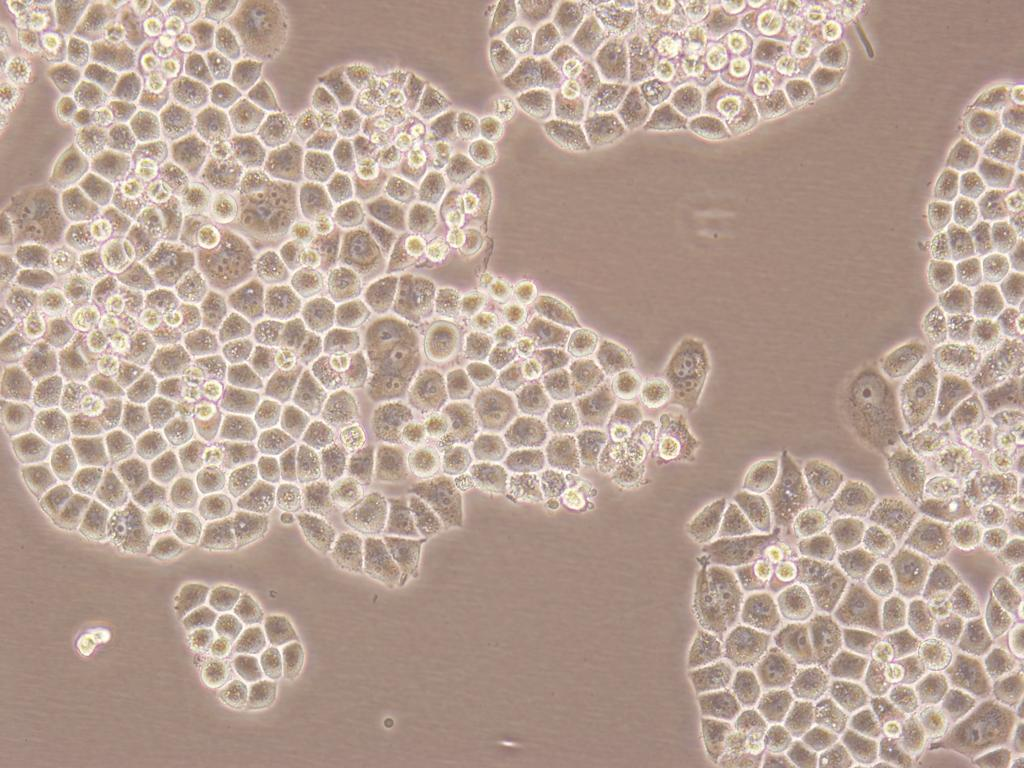
#> input picture Data/im3.jpg, 1024 x 768 px, found by its file name
$ python ObtainForegroundMask.py
#> lines starting #> are read from the running program, lines starting #| are printed output that depends on the picture; after the words box and inside, x2 and y2 are one past the last pixel; in counts of white or black regions, pixels touching at a corner belong together
import cv2
import numpy as np

path = r"E:\image-HW-1\data\im3.jpg"
mask_path = r"E:\image-HW-1\data\im3_gold_mask.txt"

img = cv2.imread(path)
#> img is the input picture: shape (768, 1024, 3); mean B, G, R 148.8, 161.3, 183.4

gray = cv2.cvtColor(img, cv2.COLOR_BGR2GRAY)
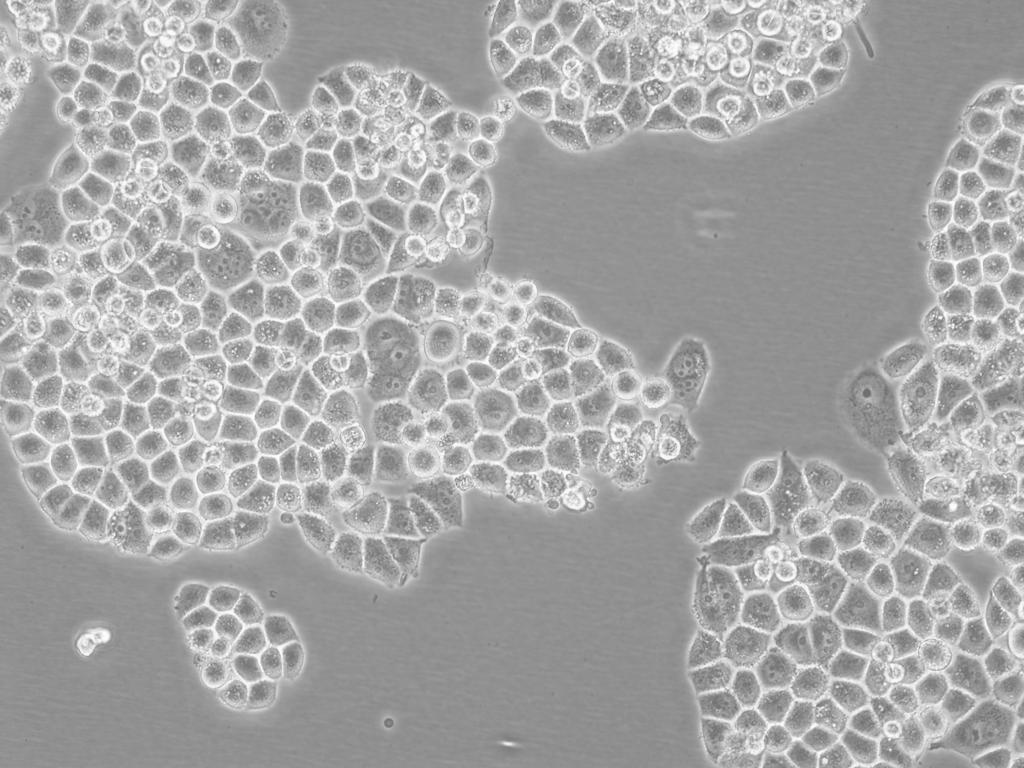
#> gray: shape (768, 1024); min 103, max 255, mean 166.5

blur = cv2.GaussianBlur(gray, (11,11), 0)

th, binary = cv2.threshold(blur, 170, 255, cv2.THRESH_BINARY_INV)
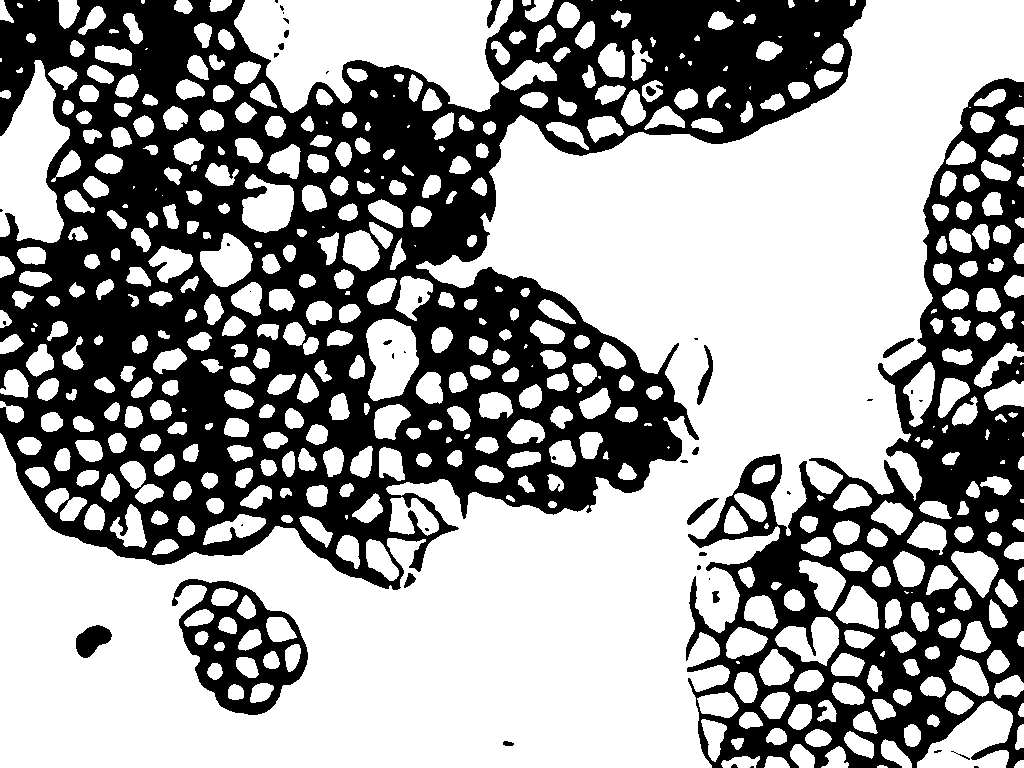
#> binary: shape (768, 1024); 61.5% white; 46 black regions (25 under 20 px), largest, box (x1, y1, x2, y2) and area: (0, 0, 866, 590) 218513, (686, 78, 1024, 768) 74360, (172, 579, 308, 715) 7706


des = cv2.bitwise_not(binary)
#> des: shape (768, 1024); 38.5% white; 46 white regions (25 under 20 px)

contour,hier = cv2.findContours(des,cv2.RETR_CCOMP,cv2.CHAIN_APPROX_SIMPLE)
#> contour = 492 contours, 63 with area under 20; largest, box (x1, y1, x2, y2) and area: (0, 0, 866, 590) 308937, (686, 78, 1024, 768) 115228, (172, 579, 308, 715) 11565, (365, 318, 420, 402) 3347, (241, 173, 295, 234) 2222

for cnt in contour:
    cv2.drawContours(des,[cnt],0,255,-1)
#> this loop made 492 passes
#> cnt on passes 1, 2, 24: [[974, 766], [974, 767], [978, 767], [977, 766]], [[751, 766], [750, 767], [753, 767], [753, 766]], [[709, 578], [709, 579]]
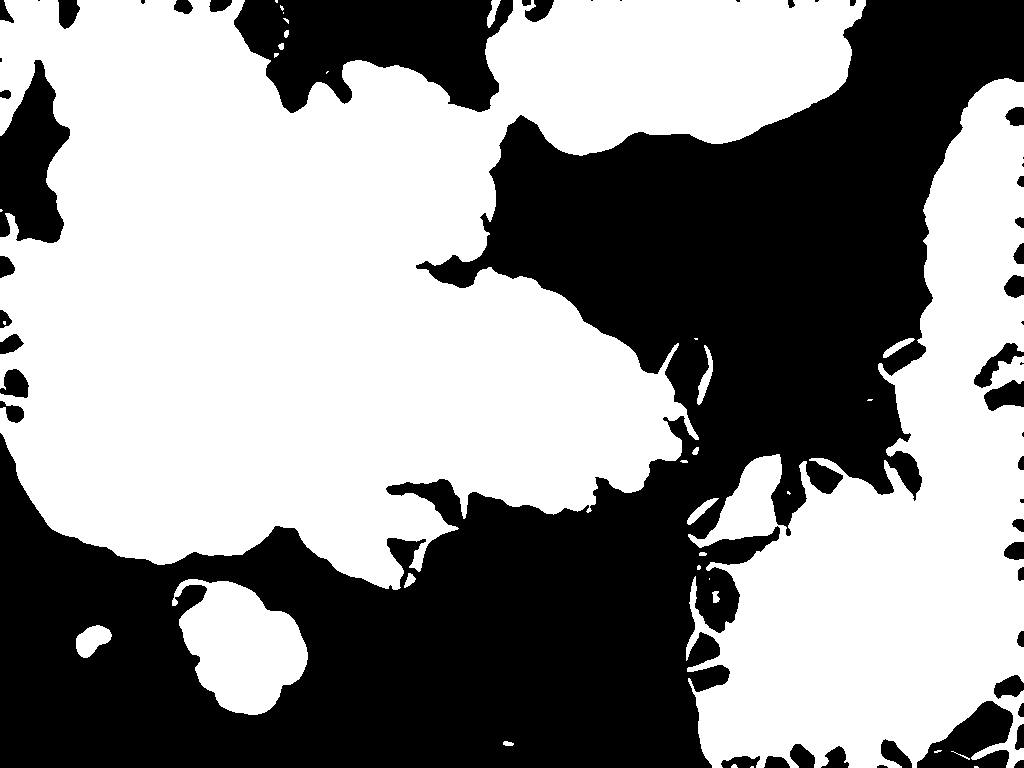
#> des: shape (768, 1024); 56.2% white; 53 black regions (13 under 20 px), largest, box (x1, y1, x2, y2) and area: (0, 0, 1024, 768) 302315, (234, 0, 513, 113) 20969, (0, 60, 70, 243) 8022


from plantcv import plantcv as pcv

pcv.params.debug = "plot"

# Apply fill holes to a binary image

#> (the run stopped early here; a loop or call above may not have finished)

$ run again, with Data/im1.jpg copied over Data/im3.jpg
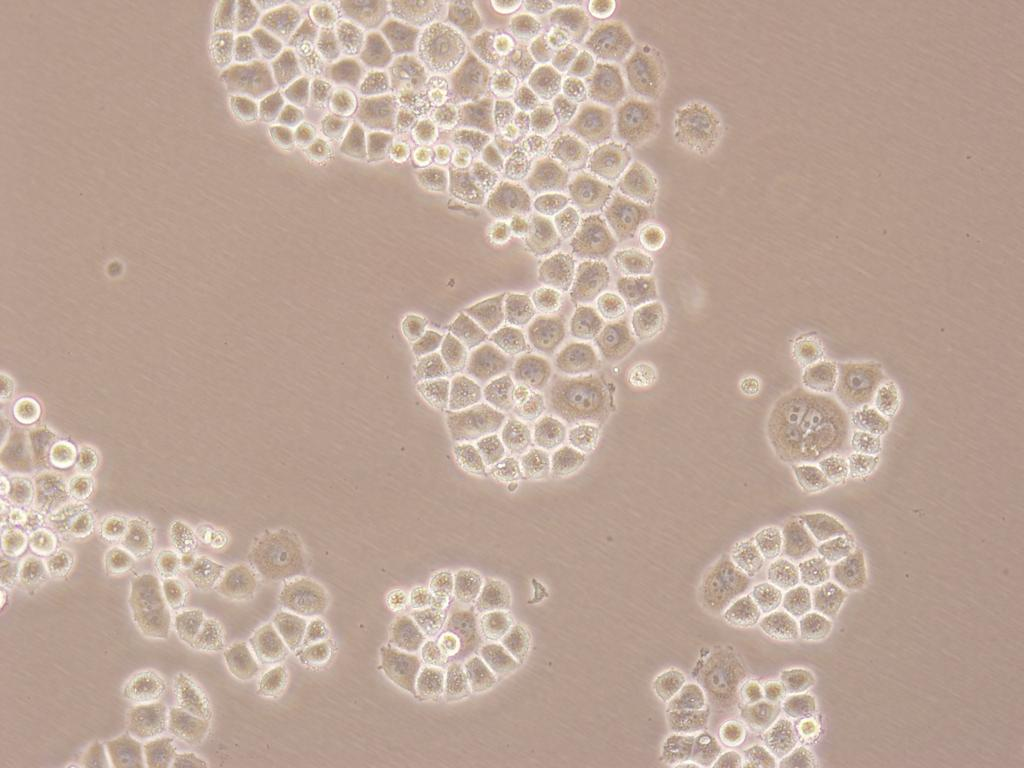
#> input picture Data/im1.jpg, 1024 x 768 px, found by its file name
#> img is the input picture: shape (768, 1024, 3); mean B, G, R 152.3, 165.8, 189.1
#> `th, binary = cv2.threshold(blur, 170, 255, cv2.THRESH_BINARY_INV)`:
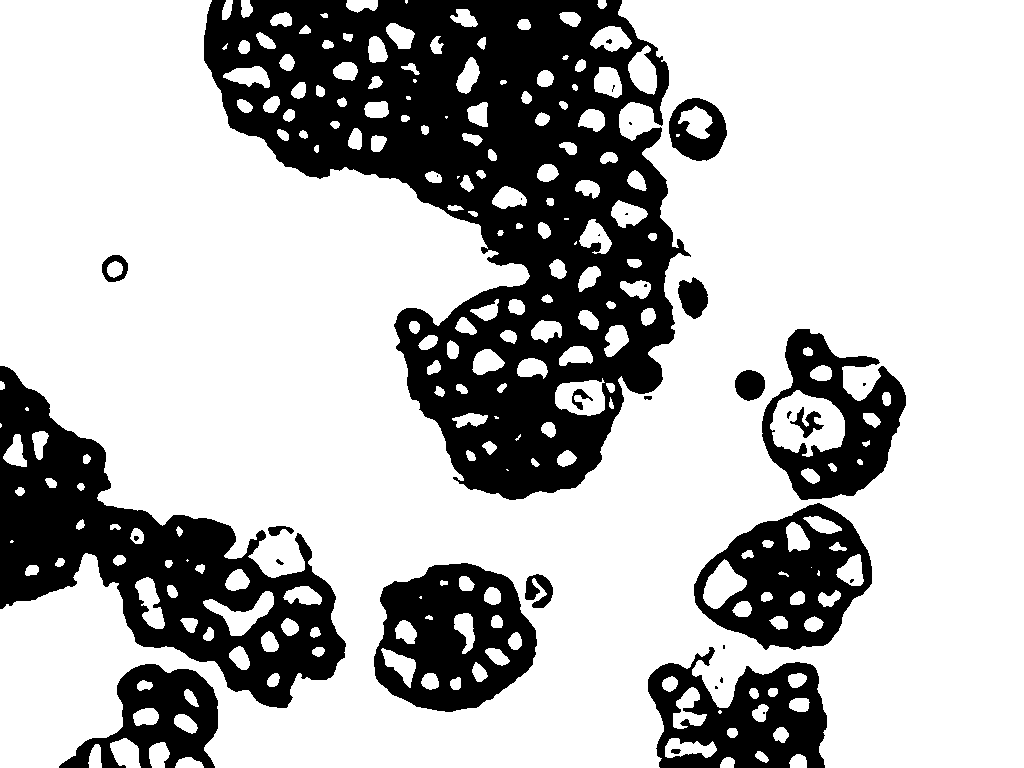
#> binary: shape (768, 1024); 71.8% white; 34 black regions (13 under 20 px), largest, box (x1, y1, x2, y2) and area: (204, 0, 691, 500) 113430, (0, 366, 346, 708) 41490, (374, 563, 537, 712) 15410
#> contour = 234 contours, 33 with area under 20; largest, box (x1, y1, x2, y2) and area: (204, 0, 691, 500) 135638, (0, 366, 346, 708) 47152, (374, 563, 537, 712) 18342, (694, 503, 872, 650) 17688, (762, 329, 906, 500) 15392
#> the loop `for cnt in contour:` made 234 passes
#> cnt on passes 2, 23, 53: [[763, 712], [763, 713], [764, 713], [764, 712]], [[723, 645], [723, 648], [724, 648], [724, 645]], [[810, 567], [811, 566], [812, 567], [811, 568]]
#> after the loop `for cnt in contour:`:
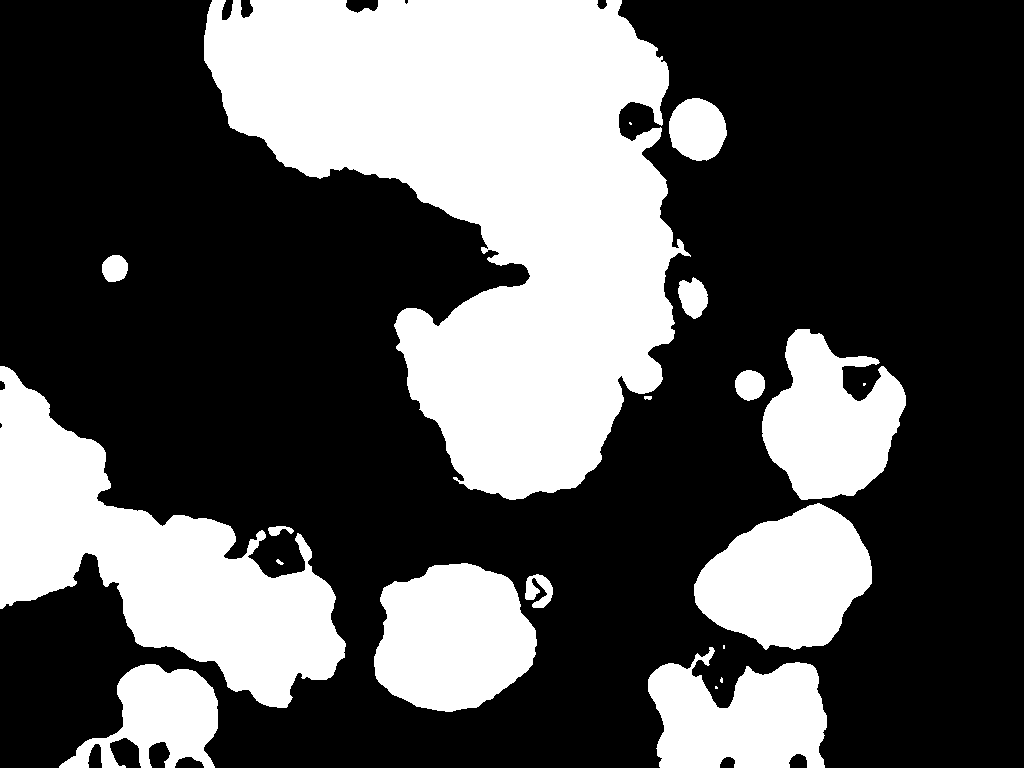
#> des: shape (768, 1024); 33.9% white; 20 white regions (5 under 20 px), largest, box (x1, y1, x2, y2) and area: (204, 0, 691, 500) 136752, (0, 366, 346, 708) 47850, (374, 563, 537, 712) 18575

$ run again, with Data/im2.jpg copied over Data/im3.jpg
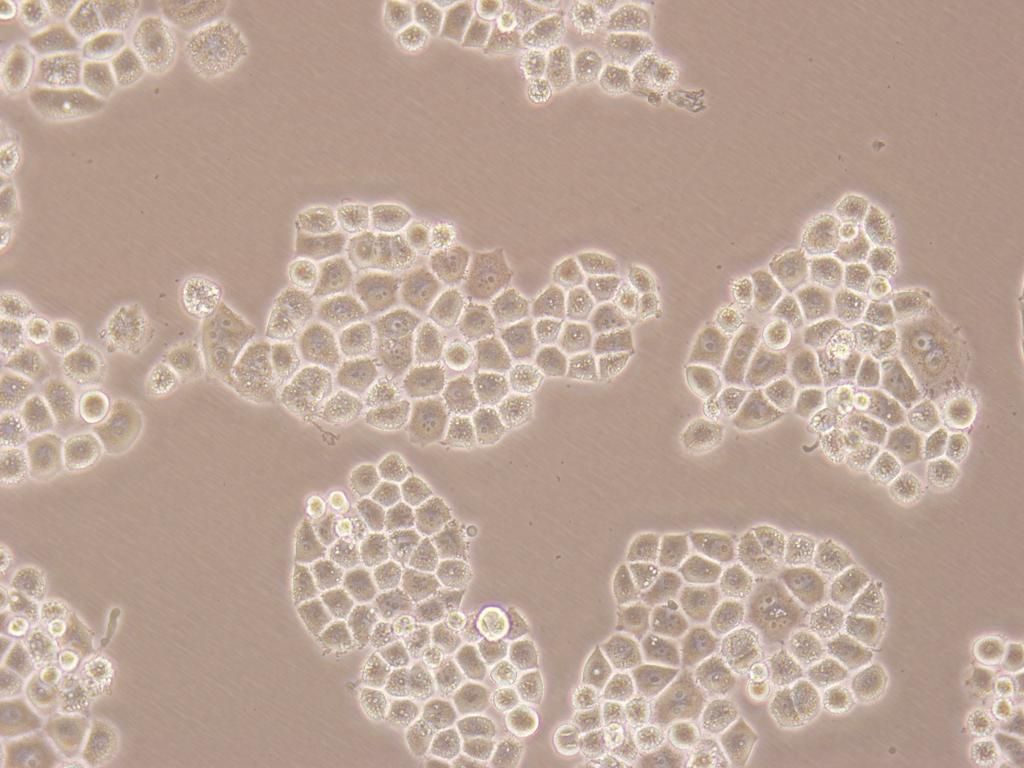
#> input picture Data/im2.jpg, 1024 x 768 px, found by its file name
#> img is the input picture: shape (768, 1024, 3); mean B, G, R 151.2, 164.5, 187.6
#> `th, binary = cv2.threshold(blur, 170, 255, cv2.THRESH_BINARY_INV)`:
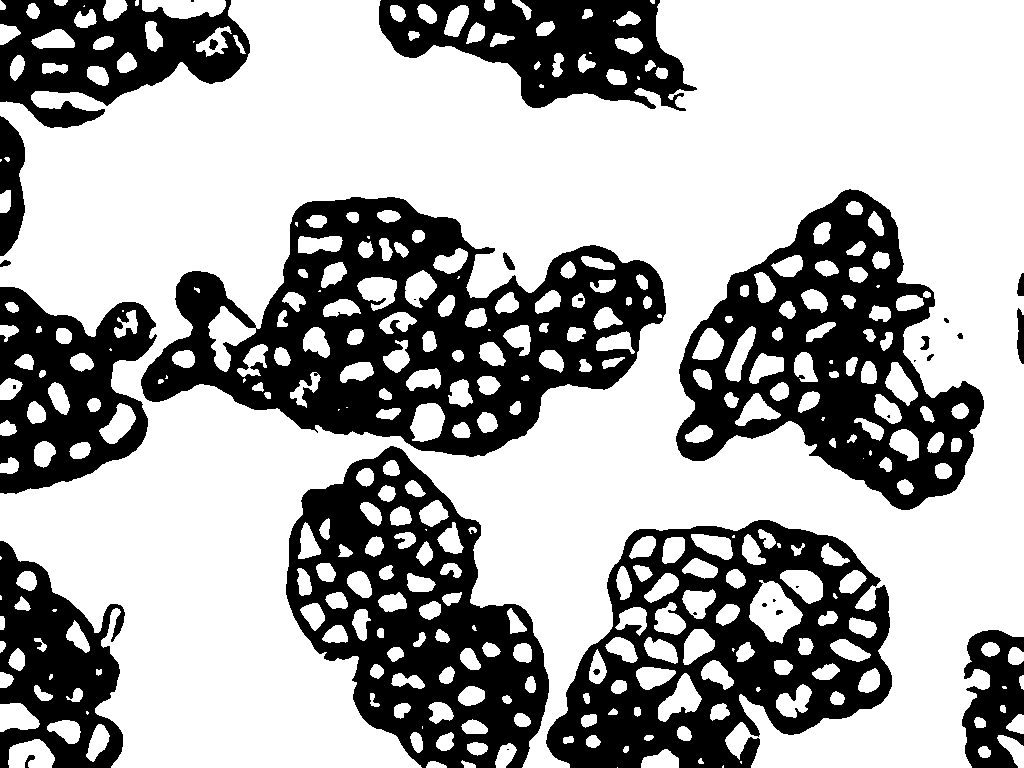
#> binary: shape (768, 1024); 66.4% white; 33 black regions (12 under 20 px), largest, box (x1, y1, x2, y2) and area: (141, 197, 666, 457) 60356, (546, 520, 892, 768) 42307, (676, 189, 984, 510) 41857
#> contour = 332 contours, 43 with area under 20; largest, box (x1, y1, x2, y2) and area: (141, 197, 666, 457) 79596, (546, 520, 892, 768) 61089, (676, 189, 984, 510) 55129, (286, 446, 549, 768) 52564, (0, 287, 157, 494) 21930
#> the loop `for cnt in contour:` made 332 passes
#> cnt on passes 2, 14: [[507, 749], [508, 749]], [[796, 586], [796, 587], [797, 587], [798, 586]]
#> after the loop `for cnt in contour:`:
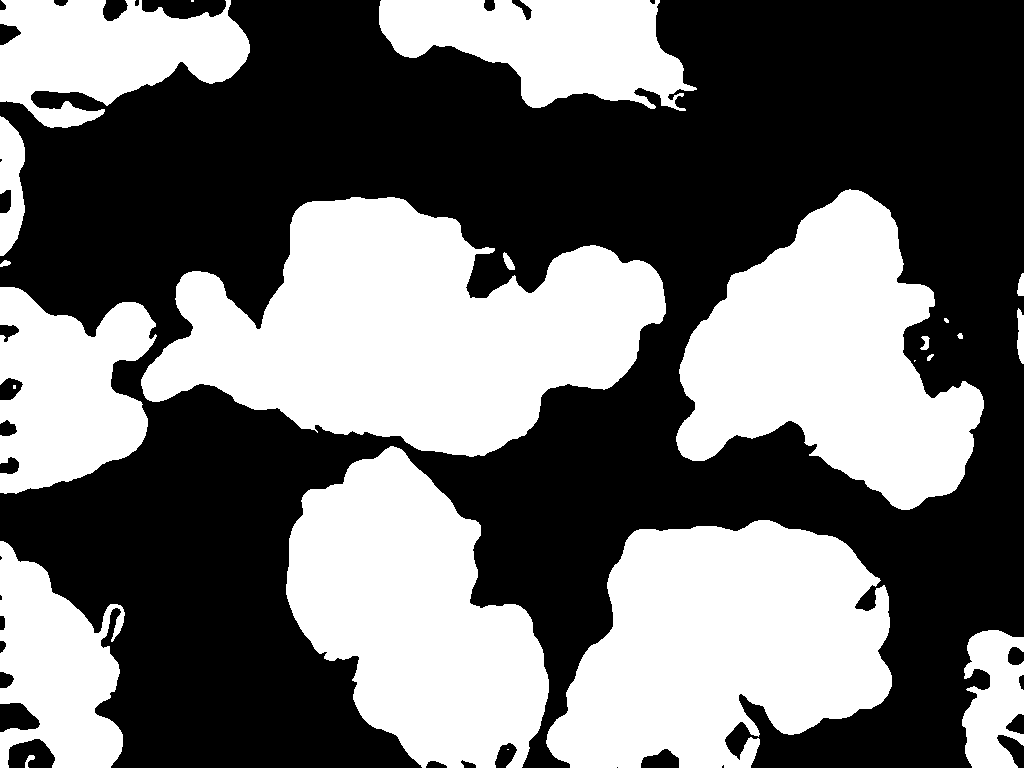
#> des: shape (768, 1024); 43.7% white; 23 white regions (5 under 20 px), largest, box (x1, y1, x2, y2) and area: (141, 197, 666, 457) 80333, (546, 520, 892, 768) 61701, (676, 189, 984, 510) 55661
